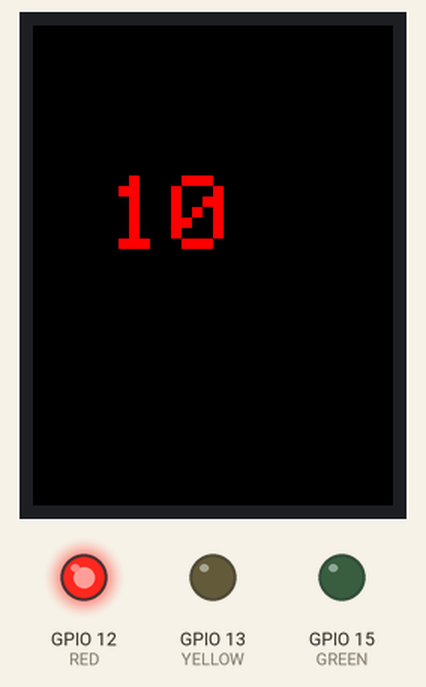
Bench run of a sketch on a simulated ESP32. Shown: 240×320 colour display, output pins drawn as LEDs (lit = HIGH).

Above: at 0.3 s.
At 5.7 s:
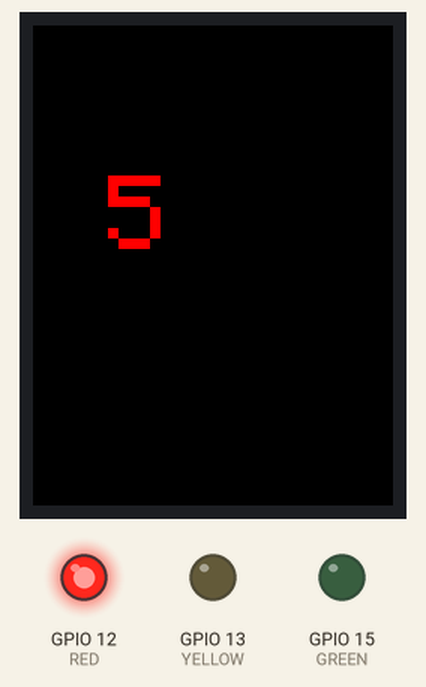
At 11.1 s:
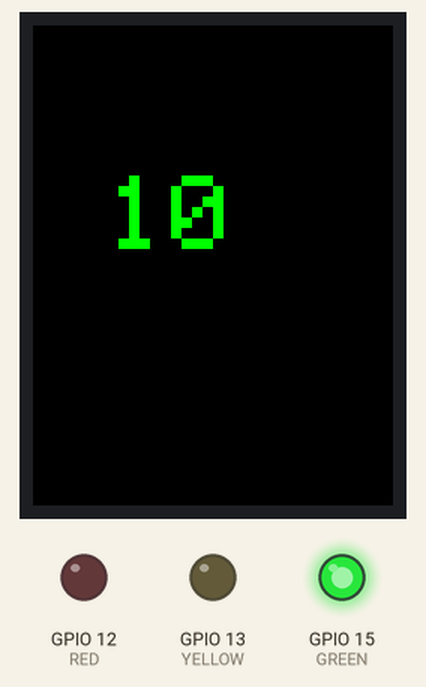
At 16.5 s:
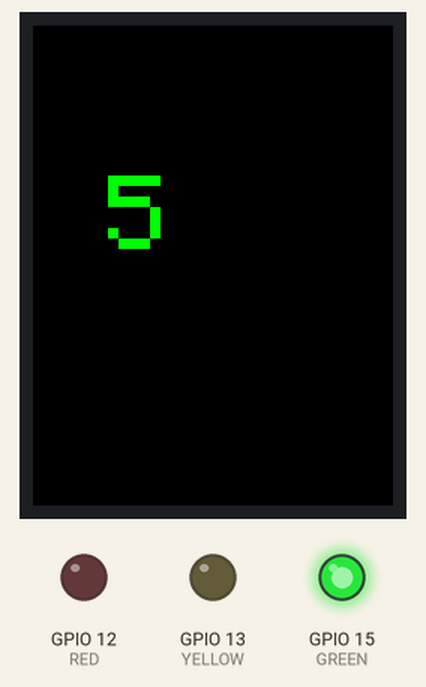
At 21.9 s:
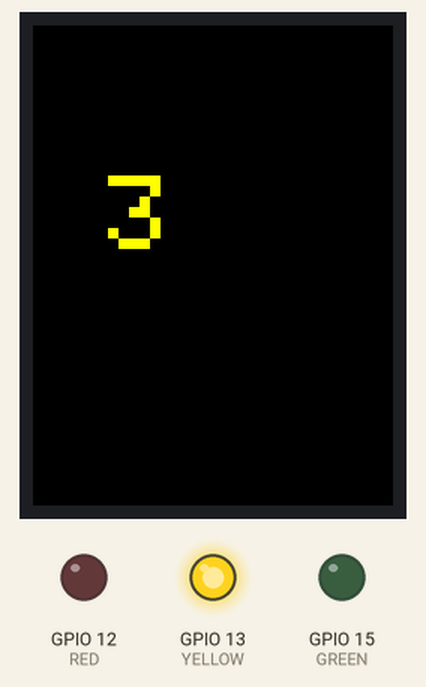
At 38.1 s:
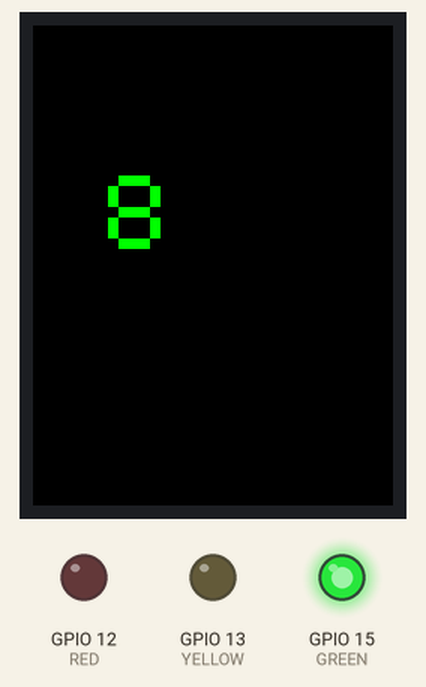
Timing chart, 0 to 39.6 s (numbered marks = the images above):
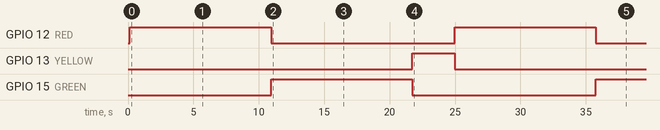

The sketch:

semaforo.ino
```cpp
#include <TFT_eSPI.h>
#define RED 12
#define YELLOW 13
#define GREEN 15

TFT_eSPI tft = TFT_eSPI();

void setup() {
  pinMode(RED, OUTPUT);
  pinMode(YELLOW, OUTPUT);
  pinMode(GREEN, OUTPUT);

  tft.init();
  tft.setRotation(2);
  tft.setTextSize(10);
}

void loop() {
  lightManager("ROJO");
  lightManager("VERDE");
  lightManager("AMARILLO");
}

void lightManager(String color) {
  digitalWrite(RED, LOW);
  digitalWrite(GREEN, LOW);
  digitalWrite(YELLOW, LOW);
  if (color == "ROJO") {
    digitalWrite(RED, HIGH);
    tft.setTextColor(TFT_RED, TFT_BLACK);
    countdown(10);
  }
  if (color == "VERDE") {
    digitalWrite(GREEN, HIGH);
    tft.setTextColor(TFT_GREEN, TFT_BLACK);
    countdown(10);
  }
  if (color == "AMARILLO") {
    digitalWrite(YELLOW, HIGH);
    tft.setTextColor(TFT_YELLOW, TFT_BLACK);
    countdown(3);
  }
 }

 void countdown(int duration) {
  int count = duration;
  for (int i = duration; i >= 1; i--) {
    tft.fillScreen(TFT_BLACK);
    tft.setCursor(50, 100);
    tft.print(i);
    delay(1000);
  }
 }
```

Measured:
- by itself, GPIO 12 (RED): alternates HIGH for 10.8 s and LOW for 14.0 s
- by itself, GPIO 13 (YELLOW): LOW → HIGH at 21.7 s, → LOW 3.2 s later
- by itself, GPIO 15 (GREEN): LOW → HIGH at 10.9 s, → LOW 10.8 s later, → HIGH 14.0 s later
- what the display in image 1 shows lasts 1.1 s, from 5.6 s to 6.7 s
